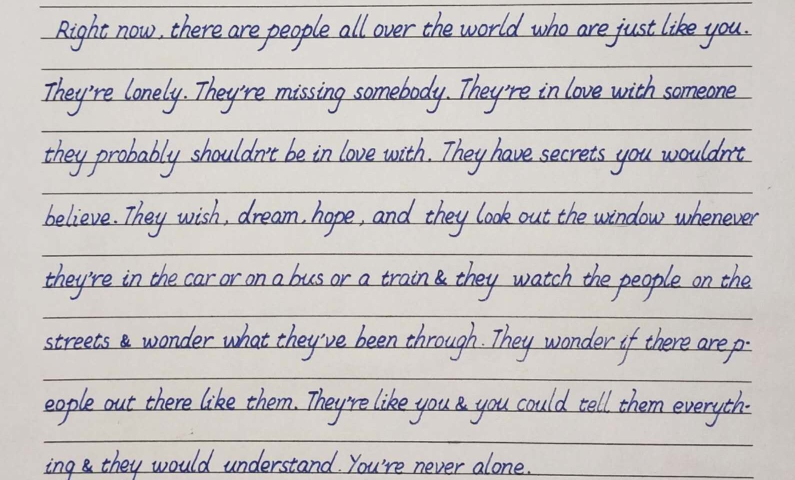
#> input picture Final_Projects/submit/data/original/handwritten_English.jpg, 1590 x 959 px (shown at 1/2 size)
$ python -i shear.py   (imports and definitions only)
#> lines starting #> are read from the running program, lines starting #| are printed output that depends on the picture
#> further down, picture is the input picture: shape (959, 1590, 3); mean B, G, R 195.1, 195.1, 198.9
### Final_Projects/submit/code/utils.py
import numpy as np
import cv2
from scipy.ndimage import gaussian_filter, sobel
import matplotlib
import matplotlib.pyplot as plt
import matplotlib.patches as patches


# [17 lines left out: functions show, linear_normalize, not called in this run]


def Canny(image):
    # if edge is coarse and discontinuous, may be problem in NMS
    # Gaussian smooth
    smoothed_image = gaussian_filter(image.astype(float), sigma=1)
    # smoothed_image = cv2.GaussianBlur(image, ksize=(11, 11), sigmaX=3)
    # show(smoothed_image)

    # Sobel Gradient Extract
    dx = sobel(smoothed_image, axis=1)
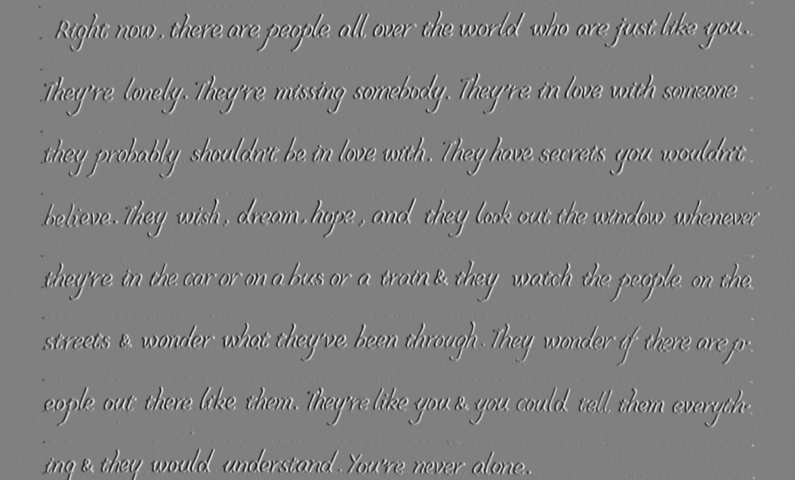
#> dx: shape (959, 1590) float64 (shown at 1/2 size); min -423.7, max 418.5, mean 0; drawn with min black and max white
    # show(dx)
    dy = sobel(smoothed_image, axis=0)
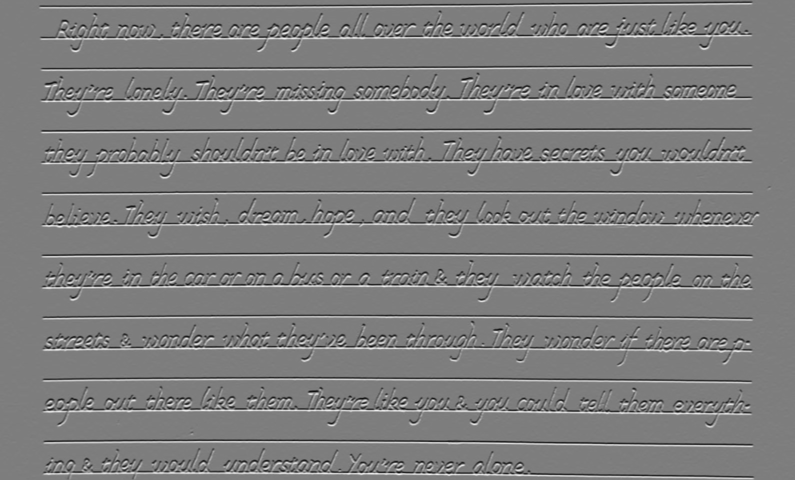
#> dy: shape (959, 1590) float64 (shown at 1/2 size); min -422.3, max 433.2, mean -0.1; drawn with min black and max white
    # show(dy)
    magnitude = np.sqrt(dx ** 2 + dy ** 2)
    # show(magnitude)
    angle = np.arctan2(dy, dx)      # arctan2(dy/dx) -> -pi ~ pi
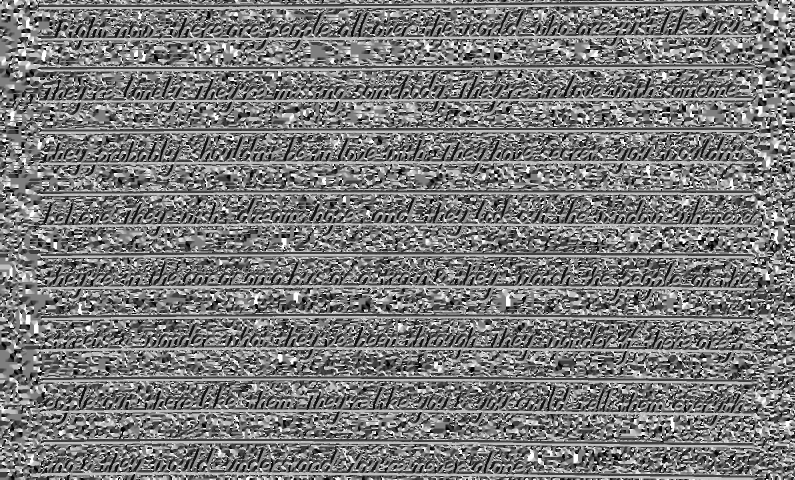
#> angle: shape (959, 1590) float64 (shown at 1/2 size); min -3.14, max 3.14, mean -0.122; drawn with min black and max white

    # NMS
    nms_magnitude = magnitude.copy()
    for i in range(1, magnitude.shape[0]-1):
        for j in range(1, magnitude.shape[1]-1):
            if 0 <= np.abs(np.pi - angle[i, j]) <= np.pi / 8 or \
                0 <= np.abs(- np.pi - angle[i, j]) <= np.pi / 8 or \
                    0 <= np.abs(0 - angle[i, j]) <= np.pi / 8:
                nms_magnitude[i, j] = 0 if magnitude[i, j] != max(magnitude[i, j - 1],
                                                                  magnitude[i, j],
                                                                  magnitude[i, j + 1]) else magnitude[i, j]
            elif 0 <= np.abs(- 3 * np.pi / 4 - angle[i, j]) <= np.pi / 8 or \
                    0 <= np.abs(np.pi / 4 - angle[i, j]) <= np.pi / 8:
                nms_magnitude[i, j] = 0 if magnitude[i, j] != max(magnitude[i - 1, j - 1],
                                                                  magnitude[i, j],
                                                                  magnitude[i + 1, j + 1]) else magnitude[i, j]
            elif 0 <= np.abs(- np.pi / 2 - angle[i, j]) <= np.pi / 8 or \
                    0 <= np.abs(np.pi / 2 - angle[i, j]) <= np.pi / 8:
                nms_magnitude[i, j] = 0 if magnitude[i, j] != max(magnitude[i + 1, j],
                                                                  magnitude[i, j],
                                                                  magnitude[i - 1, j]) else magnitude[i, j]
            elif 0 <= np.abs(- np.pi / 4 - angle[i, j]) <= np.pi / 8 or \
                    0 <= np.abs(3 * np.pi / 4 - angle[i, j]) <= np.pi / 8:
                nms_magnitude[i, j] = 0 if magnitude[i, j] != max(magnitude[i - 1, j + 1],
                                                                  magnitude[i, j],
                                                                  magnitude[i + 1, j - 1]) else magnitude[i, j]
            else:
                raise RuntimeError
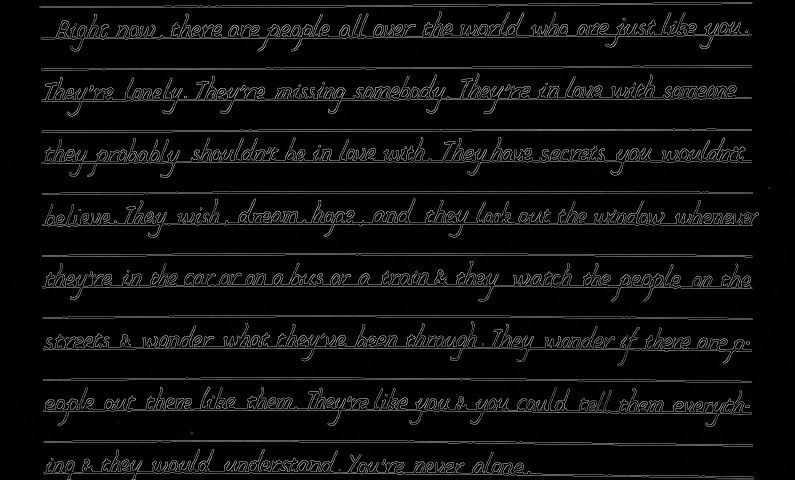
#> nms_magnitude: shape (959, 1590) float64 (shown at 1/2 size); min 0, max 433.6, mean 20.4; drawn with min black and max white

    # show(nms_magnitude)

    T1 = 0.1 * np.max(nms_magnitude)    # weak threshold
#> T1 = 43.36
    T2 = 0.5 * np.max(nms_magnitude)    # strong threshold
#> T2 = 216.8

    strong_edge = (nms_magnitude > T2)
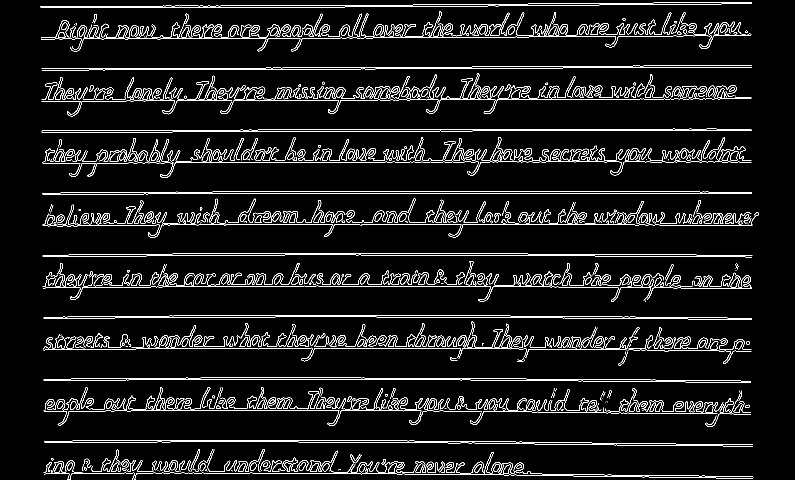
#> strong_edge: shape (959, 1590) bool (shown at 1/2 size); 6.2% white in thin lines or dots
    weak_edge = np.logical_and(nms_magnitude >= T1, nms_magnitude <= T2)
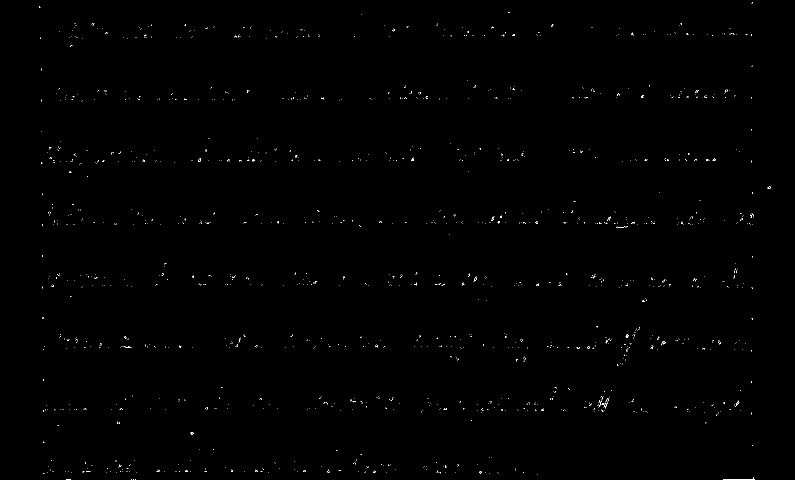
#> weak_edge: shape (959, 1590) bool (shown at 1/2 size); 0.23% white in thin lines or dots

    threshold_magnitude = np.zeros_like(nms_magnitude)
    for i in range(1, nms_magnitude.shape[0] - 1):
        for j in range(1, nms_magnitude.shape[1] - 1):
            if strong_edge[i, j]:
                threshold_magnitude[i, j] = 1
                for x, y in [(i-1, j-1), (i, j-1), (i+1, j-1), (i-1, j), (i-1, j), (i-1, j+1), (i, j-1), (i, j+1)]:
                    if weak_edge[x, y]:
                        threshold_magnitude[x, y] = 1
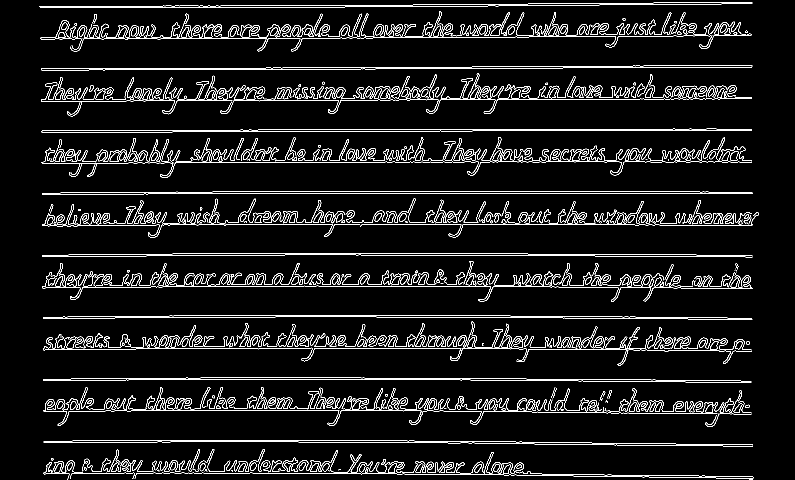
#> threshold_magnitude: shape (959, 1590) float64 (shown at 1/2 size); values 0 (black) and 1 (white), 6.3% white in thin lines or dots
    return threshold_magnitude


# [139 lines left out: functions calculate_iou, nms_multiclass, plot_bboxes, plot_xy_histogram, not called in this run]

### Final_Projects/submit/code/shear.py
import cv2
import numpy as np
from utils import Canny, linear_normalize, show
import tqdm


def Hough(image, theta_size):
#> called with theta_size = 2000
    rho_size = round(np.sqrt(image.shape[0] ** 2 + image.shape[1] ** 2) * 2)
#> rho_size = 3714
    hough_graph = np.zeros((rho_size, theta_size))
    print('Computing hough ... ')
    for x in tqdm.trange(image.shape[0]):
        for y in range(image.shape[1]):
            if image[x, y] != 0:
                for t in range(theta_size):
                    theta = t / theta_size * np.pi - np.pi / 2
                    rho = round(x * np.cos(theta) + y * np.sin(theta) + (rho_size - 1) / 2)
                    hough_graph[rho, t] += 1
    return hough_graph


def get_angle(original, out_path):
    theta_size = 2000

    original = cv2.cvtColor(original, cv2.COLOR_BGR2GRAY)
    edges = Canny(original)
    hough = Hough(edges, theta_size)
    hough = linear_normalize(hough).astype(np.uint8)
    cv2.imwrite(out_path + 'hough.png', hough)

    masked_hough = hough.copy()
    masked_hough[:, 1000 - 50: 1000 + 50] = 0
    masked_hough[:, 0] = 0
    masked_hough[:, 1999] = 0
    masked_hough[:, 1500] = 0
    masked_hough[:, 500] = 0

    max_rho, max_t = np.unravel_index(np.argmax(masked_hough), masked_hough.shape)
    max_theta = max_t / theta_size * 180 - 90
    masked_hough[:, max_t] = 255

    cv2.imwrite(out_path + 'masked_hough.png', masked_hough)
    return max_theta


def shear(original, out_path, axis='x'):
    assert axis in ['x', 'y']
    angle = get_angle(original, out_path)
    print(f'found angle = {angle}, shear with this angle')
    if axis == 'x':
        M = np.array([[1, np.tan((90 - angle) / 180 * np.pi), 0],
                      [0, 1, 0]]).astype(np.float32)
    else:
        M = np.array([[1, 0, 0],
                      [np.tan((90 - angle) / 180 * np.pi), 1, 0]]).astype(np.float32)
    H, W = original.shape[:2]
    sheared = cv2.warpAffine(original, M, (H * 2, int(W * 0.65)), borderValue=np.median(original, axis=(0, 1)))

    cv2.imwrite(f'../data/temp/sheared.png', sheared)


# [7 lines not run here, left out]

>>> import cv2
>>> picture = cv2.imread('../data/original/handwritten_English.jpg')
#> (the run stopped early here; a loop or call above may not have finished)
